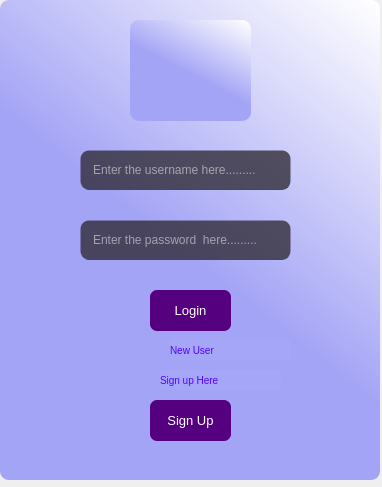
<?xml version="1.0" encoding="UTF-8"?>
<ui version="4.0">
 <class>Form</class>
 <widget class="QWidget" name="Form">
  <property name="geometry">
   <rect>
    <x>0</x>
    <y>0</y>
    <width>382</width>
    <height>487</height>
   </rect>
  </property>
  <property name="windowTitle">
   <string>Form</string>
  </property>
  <widget class="QWidget" name="widget" native="true">
   <property name="geometry">
    <rect>
     <x>0</x>
     <y>0</y>
     <width>380</width>
     <height>480</height>
    </rect>
   </property>
   <property name="styleSheet">
    <string notr="true">background-color:qlineargradient(spread:pad, x1:0.614, y1:0.607955, x2:0.994318, y2:0, stop:0 rgba(164, 164, 246, 255), stop:1 rgba(255, 255, 255, 255));
border-radius: 9px;</string>
   </property>
   <widget class="QLineEdit" name="tb1">
    <property name="geometry">
     <rect>
      <x>80</x>
      <y>150</y>
      <width>211</width>
      <height>40</height>
     </rect>
    </property>
    <property name="styleSheet">
     <string notr="true">background-color: rgba(47,42,52,200);
color:rgb(255,255,255);
border-radius: 9px;
padding-left: 10px;
border: 1px solid rgba(0,0,0,0);
border-bottom-color: rgba(46,82,101,255);
</string>
    </property>
    <property name="placeholderText">
     <string>Enter the username here.........</string>
    </property>
   </widget>
   <widget class="QLineEdit" name="tb2">
    <property name="geometry">
     <rect>
      <x>80</x>
      <y>220</y>
      <width>211</width>
      <height>40</height>
     </rect>
    </property>
    <property name="styleSheet">
     <string notr="true">background-color: rgba(47,42,52,200);
color:rgb(255,255,255);
border-radius: 9px;
padding-left: 10px;
border: 1px solid rgba(0,0,0,0);
border-bottom-color: rgba(46,82,101,255);
</string>
    </property>
    <property name="echoMode">
     <enum>QLineEdit::Password</enum>
    </property>
    <property name="placeholderText">
     <string>Enter the password  here.........</string>
    </property>
   </widget>
   <widget class="QPushButton" name="b1">
    <property name="geometry">
     <rect>
      <x>150</x>
      <y>290</y>
      <width>81</width>
      <height>41</height>
     </rect>
    </property>
    <property name="font">
     <font>
      <pointsize>-1</pointsize>
     </font>
    </property>
    <property name="styleSheet">
     <string notr="true">QPushButton#b1{
background-color:rgb(85, 0, 127);
color: rgb(255, 255, 255);
font-size: 13px;
border-radius : 7px;

}
QPushButton#b1: pressed {
background-color: rgb(117, 71, 255);
}</string>
    </property>
    <property name="text">
     <string>Login</string>
    </property>
   </widget>
   <widget class="QLabel" name="label">
    <property name="geometry">
     <rect>
      <x>130</x>
      <y>20</y>
      <width>121</width>
      <height>101</height>
     </rect>
    </property>
    <property name="styleSheet">
     <string notr="true">background-color:url(:/Prefix1/logo_200x200.png);</string>
    </property>
    <property name="text">
     <string/>
    </property>
    <property name="pixmap">
     <pixmap>logo_200x200.png</pixmap>
    </property>
    <property name="scaledContents">
     <bool>true</bool>
    </property>
   </widget>
   <widget class="QPushButton" name="b2">
    <property name="geometry">
     <rect>
      <x>150</x>
      <y>400</y>
      <width>81</width>
      <height>41</height>
     </rect>
    </property>
    <property name="font">
     <font>
      <pointsize>-1</pointsize>
     </font>
    </property>
    <property name="styleSheet">
     <string notr="true">QPushButton#b2{
background-color:rgb(85, 0, 127);
color: rgb(255, 255, 255);
font-size: 13px;
border-radius : 7px;

}
QPushButton#b2: pressed {
background-color: rgb(117, 71, 255);
}</string>
    </property>
    <property name="text">
     <string>Sign Up</string>
    </property>
   </widget>
   <widget class="QLabel" name="l1">
    <property name="geometry">
     <rect>
      <x>170</x>
      <y>340</y>
      <width>121</width>
      <height>20</height>
     </rect>
    </property>
    <property name="font">
     <font>
      <pointsize>-1</pointsize>
     </font>
    </property>
    <property name="styleSheet">
     <string notr="true">text-align:center;
font-size:10px;
color: rgb(85, 0, 255);
background: rgb(166, 166, 249);
border-radius:2px;</string>
    </property>
    <property name="text">
     <string notr="true">New User</string>
    </property>
   </widget>
   <widget class="QLabel" name="l2_2">
    <property name="geometry">
     <rect>
      <x>160</x>
      <y>370</y>
      <width>121</width>
      <height>20</height>
     </rect>
    </property>
    <property name="font">
     <font>
      <pointsize>-1</pointsize>
     </font>
    </property>
    <property name="styleSheet">
     <string notr="true">text-align:center;
font-size:10px;
color: rgb(85, 0, 255);
background: rgb(166, 166, 249);
border-radius:2px;</string>
    </property>
    <property name="text">
     <string>Sign up Here</string>
    </property>
   </widget>
  </widget>
 </widget>
 <resources>
  <include location="test.qrc"/>
  <include location="logo1.qrc"/>
 </resources>
 <connections/>
</ui>
